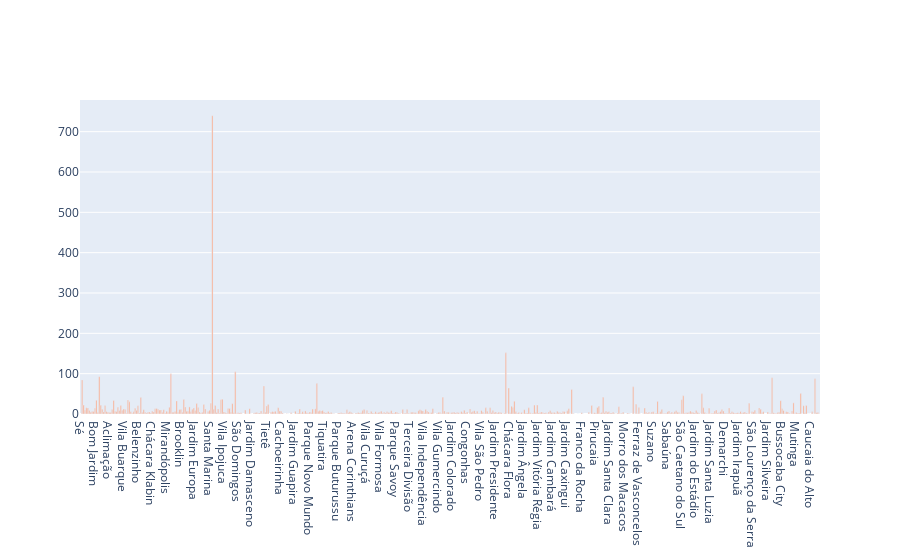

Notebook code for this chart:
### Code cell
fig = go.Figure()


fig.add_trace(go.Bar(
    x=dg['Nome'],
    y=od.drop(columns='Origem').sum(axis=1) / dg['População'],
    name='Viagens Produzidas',
    marker_color='lightsalmon'
))

### Figure 1 — Plotly figure (JSON) as saved in the notebook; plotly's stock layout.template omitted (floating-point values rounded to 4 significant figures; data arrays with more than 128 entries replaced by an {"elided": "..."} marker saying what was removed)
{"data": [{"marker": {"color": "lightsalmon"}, "name": "Viagens Produzidas", "type": "bar", "x": {"elided": "517 str values"}, "y": {"elided": "518 float values"}}], "layout": {}}
